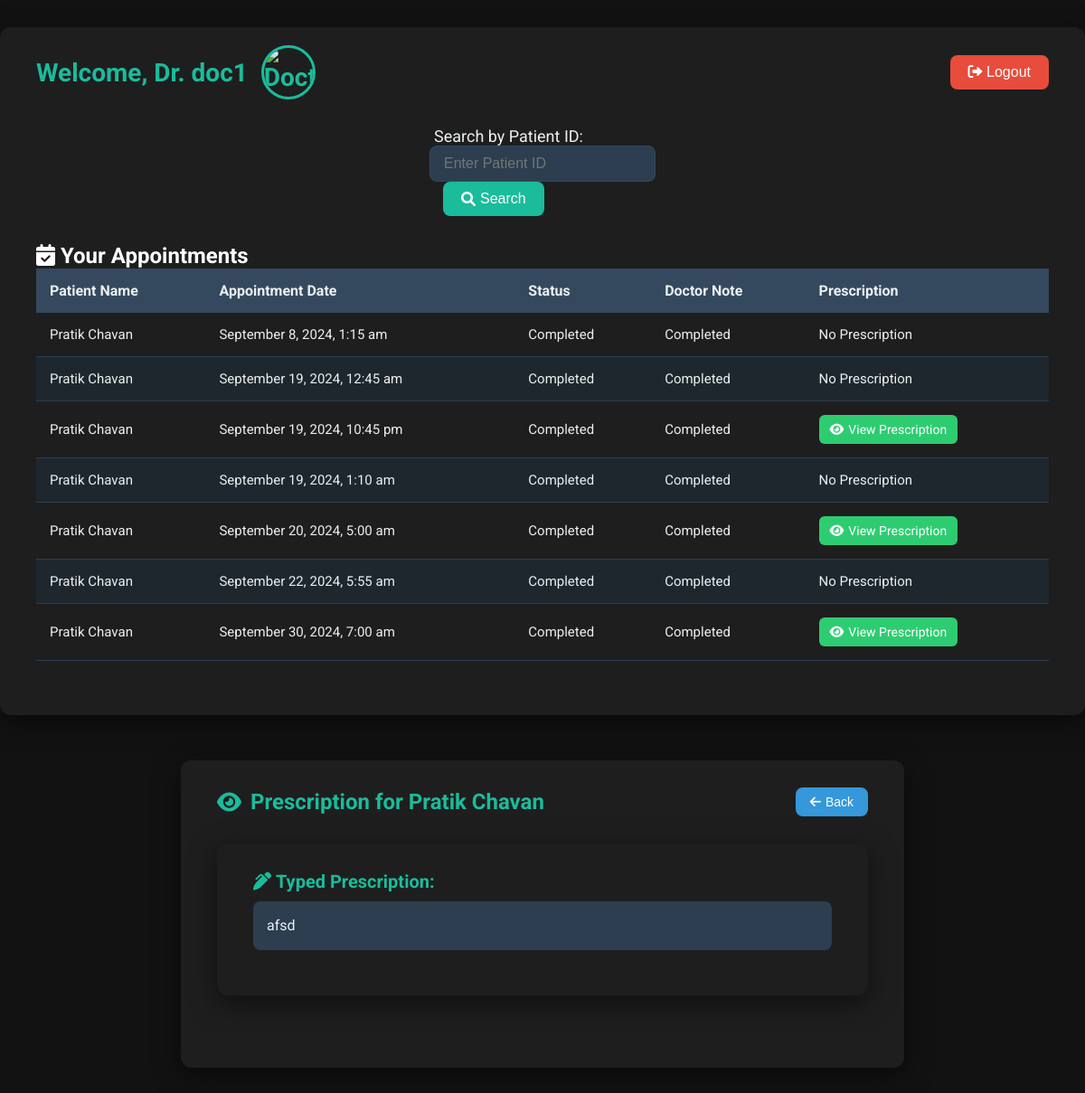
The app's page /doctor_portal.php?action=view_prescription&prescription_id=2 (signed in) with its own data.
### tables this page shows
CREATE TABLE `doctors` (
  `id` int NOT NULL,
  `user_id` int NOT NULL,
  `full_name` varchar(100) NOT NULL,
  `department` varchar(100) NOT NULL,
  `specialty` varchar(100) DEFAULT NULL,
  `hospital_id` int DEFAULT NULL,
  `created_at` timestamp NULL DEFAULT CURRENT_TIMESTAMP
);

CREATE TABLE `appointments` (
  `id` int NOT NULL,
  `patient_id` int NOT NULL,
  `doctor_id` int NOT NULL,
  `appointment_date` datetime NOT NULL,
  `status` varchar(50) NOT NULL DEFAULT 'Pending',
  `created_at` timestamp NULL DEFAULT CURRENT_TIMESTAMP,
  `department` varchar(100) DEFAULT NULL,
  `doctor_note` text,
  `doctor_note_submitted` tinyint(1) DEFAULT '0',
  `prescription_submitted` tinyint(1) DEFAULT '0'
);

CREATE TABLE `patients` (
  `id` int NOT NULL,
  `user_id` int NOT NULL,
  `full_name` varchar(100) NOT NULL,
  `date_of_birth` date DEFAULT NULL,
  `created_at` timestamp NULL DEFAULT CURRENT_TIMESTAMP,
  `medical_history` text,
  `prescription` varchar(255) DEFAULT NULL,
  `phone` varchar(20) DEFAULT NULL,
  `city` varchar(20) DEFAULT NULL
);

CREATE TABLE `prescriptions` (
  `id` int NOT NULL,
  `appointment_id` int NOT NULL,
  `patient_id` int NOT NULL,
  `doctor_id` int NOT NULL,
  `typed_prescription` text,
  `prescription_image` varchar(255) DEFAULT NULL,
  `created_at` timestamp NULL DEFAULT CURRENT_TIMESTAMP
);

### doctor_portal.php (the view, shortened to what this page needs)
<?php
include 'config.php';
$doctor_id = $_SESSION['user_id'];
$stmt = $pdo->prepare("SELECT * FROM doctors WHERE user_id = ?");
$stmt->execute([$doctor_id]);
$doctor = $stmt->fetch();
?>
<!DOCTYPE html>
<html lang="en">
<head>
    <link rel="stylesheet" href="https://cdnjs.cloudflare.com/ajax/libs/font-awesome/6.0.0-beta3/css/all.min.css" />
</head>
<body>
    <div class="container">
        <div class="header">
            <h1>Welcome, Dr. <?php echo htmlspecialchars($doctor['full_name']); ?>
                <div class="doctor-image">
                    <img src="https://www.shutterstock.com/image-photo/profile-photo-attractive-family-doc-600nw-1724693776.jpg" alt="Doctor Profile Image">
                </div>
            </h1>
            <form method="POST" action="logout.php">
                <button type="submit" class="logout-button"><i class="fas fa-sign-out-alt"></i> Logout</button>
            </form>
        </div>
        <div class="search-form">
            <form method="POST" action="doctor_portal.php">
                <label for="search_patient_id"><i class="fas fa-user-search"></i> Search by Patient ID:</label>
                <input type="text" name="search_patient_id" id="search_patient_id" placeholder="Enter Patient ID" required>
                <button type="submit"><i class="fas fa-search"></i> Search</button>
            </form>
        </div>
        <h2><i class="fas fa-calendar-check"></i> Your Appointments</h2>
        <table>
            <thead>
                <tr>
                    <th>Patient Name</th>
                    <th>Appointment Date</th>
                    <th>Status</th>
                    <th>Doctor Note</th>
                    <th>Prescription</th>
                </tr>
            </thead>
            <tbody>
                <?php
                $stmt = $pdo->prepare("
                    SELECT a.*, p.full_name AS patient_name, pr.id AS prescription_id
                    FROM appointments a
                    JOIN patients p ON a.patient_id = p.id
                    LEFT JOIN prescriptions pr ON a.id = pr.appointment_id
                    WHERE a.doctor_id = ?");
                $stmt->execute([$doctor['id']]);
                $appointments = $stmt->fetchAll();
                if (!empty($appointments)) {
                    foreach ($appointments as $appointment) {
                        echo "<tr>
                                <td>" . htmlspecialchars($appointment['patient_name']) . "</td>
                                <td>" . htmlspecialchars(date("F j, Y, g:i a", strtotime($appointment['appointment_date']))) . "</td>
                                <td>" . htmlspecialchars($appointment['status']) . "</td>
                                <td>";
                        if ($appointment['status'] != 'Completed') {
                            echo '<a href="add_doctor_note.php?appointment_id=' . htmlspecialchars($appointment['id']) . '" class="button"><i class="fas fa-edit"></i> Add Note</a>';
                        } else {
                            echo 'Completed';
                        }
                        echo "</td>";
                        echo "<td>";
                        if ($appointment['prescription_id']) {
                            echo '<a href="doctor_portal.php?action=view_prescription&prescription_id=' . htmlspecialchars($appointment['prescription_id']) . '" class="button"><i class="fas fa-eye"></i> View Prescription</a>';
                        } else {
                            if ($appointment['status'] != 'Completed') {
                                echo '<a href="doctor_portal.php?action=add_prescription&appointment_id=' . htmlspecialchars($appointment['id']) . '" class="button"><i class="fas fa-plus-circle"></i> Add Prescription</a>';
                            } else {
                                echo 'No Prescription';
                            }
                        }
                        echo "</td></tr>";
                    }
                } else {
                    echo "<tr><td colspan='5'>No appointments found.</td></tr>";
                }
                ?>
            </tbody>
        </table>
    </div>
<?php
$action = $_GET['action'] ?? null;
    ?>
    <?php
if ($action == 'view_prescription') {
    $prescription_id = $_GET['prescription_id'] ?? null;
    $stmt = $pdo->prepare("
        SELECT pr.*, p.full_name AS patient_name
        FROM prescriptions pr
        JOIN appointments a ON pr.appointment_id = a.id
        JOIN patients p ON a.patient_id = p.id
        WHERE pr.id = ? AND a.doctor_id = ?");
    $stmt->execute([$prescription_id, $doctor['id']]);
    $prescription = $stmt->fetch();
    ?>
    <!DOCTYPE html>
    <html lang="en">
    <head>
        <link rel="stylesheet" href="https://cdnjs.cloudflare.com/ajax/libs/font-awesome/6.0.0-beta3/css/all.min.css" />
    </head>
    <body>
        <div class="prescription-view-container">
            <div class="prescription-header">
                <h2><i class="fas fa-eye"></i> Prescription for <?php echo htmlspecialchars($prescription['patient_name']); ?></h2>
                <form method="GET" action="doctor_portal.php">
                    <button type="submit" class="back-button"><i class="fas fa-arrow-left"></i> Back</button>
                </form>
            </div>
            <?php if ($prescription['typed_prescription']): ?>
                <div class="prescription-details">
                    <h3><i class="fas fa-pen-alt"></i> Typed Prescription:</h3>
                    <p><?php echo nl2br(htmlspecialchars($prescription['typed_prescription'])); ?></p>
                </div>
            <?php endif; ?>
        </div>
    </body>
    </html>
    <?php
    exit();
}
?>

### doctor_portal.php (style rules this page uses)
* { box-sizing: border-box; margin: 0; padding: 0; }
html, body { height: 100%; font-family: 'Roboto', sans-serif; background-color: #121212; color: #ffffff; overflow: hidden; }
.container { max-width: 1200px; margin: 30px auto; padding: 20px 40px; background-color: #1e1e1e; border-radius: 12px; box-shadow: 0 8px 30px rgba(0, 0, 0, 0.5); overflow-y: auto; max-height: 80vh; animation: fadeIn 0.8s ease; position: relative; }
.header { display: flex; justify-content: space-between; align-items: center; margin-bottom: 30px; position: relative; }
.header h1 { font-size: 28px; color: #1abc9c; animation: slideInLeft 0.5s ease; display: flex; align-items: center; }
.doctor-image { width: 60px; height: 60px; border-radius: 50%; overflow: hidden; margin-left: 15px; border: 3px solid #1abc9c; animation: fadeIn 1s ease; }
.doctor-image img { width: 100%; height: 100%; object-fit: cover; }
.logout-button { padding: 10px 20px; background-color: #e74c3c; color: #fff; border: none; border-radius: 8px; font-size: 16px; cursor: pointer; transition: background-color 0.3s, transform 0.1s; animation: slideInRight 0.5s ease; }
.search-form { display: flex; justify-content: center; align-items: center; margin-bottom: 30px; animation: fadeIn 1s ease; }
.search-form label { font-size: 18px; margin-right: 10px; color: #ecf0f1; display: flex; align-items: center; }
.search-form input[type="text"] { padding: 10px 15px; width: 250px; border-radius: 8px; border: 1px solid #34495e; font-size: 16px; outline: none; background-color: #2c3e50; color: #ecf0f1; transition: border-color 0.3s, background-color 0.3s; }
.search-form button { padding: 10px 20px; background-color: #1abc9c; color: #fff; border: none; border-radius: 8px; font-size: 16px; cursor: pointer; margin-left: 15px; transition: background-color 0.3s, transform 0.1s; display: flex; align-items: center; }
.search-form button i { margin-right: 5px; }
table { width: 100%; border-collapse: collapse; margin-bottom: 40px; animation: fadeIn 1.2s ease; }
table thead { background-color: #34495e; }
table thead th { color: #ecf0f1; padding: 15px; font-size: 16px; text-align: left; }
table tbody tr { border-bottom: 1px solid #2c3e50; transition: background-color 0.3s; }
table tbody tr:nth-child(even) { background-color: #1e272e; }
table tbody td { padding: 15px; font-size: 15px; color: #ecf0f1; vertical-align: middle; }
a.button { display: inline-flex; align-items: center; padding: 8px 12px; background-color: #2ecc71; color: #fff; text-decoration: none; border-radius: 6px; font-size: 14px; transition: background-color 0.3s, transform 0.1s; }
a.button i { margin-right: 5px; }
.prescription-details, .view-prescription-details { max-width: 800px; margin: 50px auto; padding: 30px 40px; background-color: #1e1e1e; border-radius: 12px; box-shadow: 0 8px 30px rgba(0, 0, 0, 0.5); animation: fadeIn 0.8s ease; color: #ecf0f1; }
.prescription-view-container { max-width: 800px; margin: 50px auto; padding: 30px 40px; background-color: #1e1e1e; border-radius: 12px; box-shadow: 0 8px 30px rgba(0, 0, 0, 0.5); animation: fadeIn 0.8s ease; color: #ecf0f1; position: relative; }
.prescription-header { display: flex; justify-content: space-between; align-items: center; margin-bottom: 30px; }
.prescription-header h2 { font-size: 24px; color: #1abc9c; display: flex; align-items: center; animation: slideInLeft 0.5s ease; }
.prescription-header h2 i { margin-right: 10px; }
.back-button { padding: 8px 16px; background-color: #3498db; color: #fff; border: none; border-radius: 8px; font-size: 14px; cursor: pointer; transition: background-color 0.3s, transform 0.1s; display: flex; align-items: center; animation: slideInRight 0.5s ease; }
.back-button i { margin-right: 5px; }
.prescription-details, .view-prescription-details { margin-top: 20px; }
.prescription-details h3, .view-prescription-details h3 { font-size: 20px; color: #1abc9c; margin-bottom: 10px; display: flex; align-items: center; }
.prescription-details h3 i, .view-prescription-details h3 i { margin-right: 5px; }
.prescription-details p, .view-prescription-details p { font-size: 16px; color: #ecf0f1; margin-bottom: 20px; background-color: #2c3e50; padding: 15px; border-radius: 8px; line-height: 1.5; }

### records on screen
doctors: full_name "doc1"
appointments: patient.full_name "Pratik Chavan", appointment_date "September 8, 2024, 1:15 am", status "Completed", shows "No Prescription"
appointments: patient.full_name "Pratik Chavan", appointment_date "September 19, 2024, 12:45 am", status "Completed", shows "No Prescription"
prescriptions: patient.full_name "Pratik Chavan", appointment.appointment_date "September 19, 2024, 10:45 pm", appointment.status "Completed"
appointments: patient.full_name "Pratik Chavan", appointment_date "September 19, 2024, 1:10 am", status "Completed", shows "No Prescription"
prescriptions: patient.full_name "Pratik Chavan", appointment.appointment_date "September 20, 2024, 5:00 am", appointment.status "Completed"
appointments: patient.full_name "Pratik Chavan", appointment_date "September 22, 2024, 5:55 am", status "Completed", shows "No Prescription"
prescriptions: patient.full_name "Pratik Chavan", appointment.appointment_date "September 30, 2024, 7:00 am", appointment.status "Completed"

### other values on screen
$prescription['patient_name'] "Pratik Chavan"
$prescription['typed_prescription'] "afsd"
